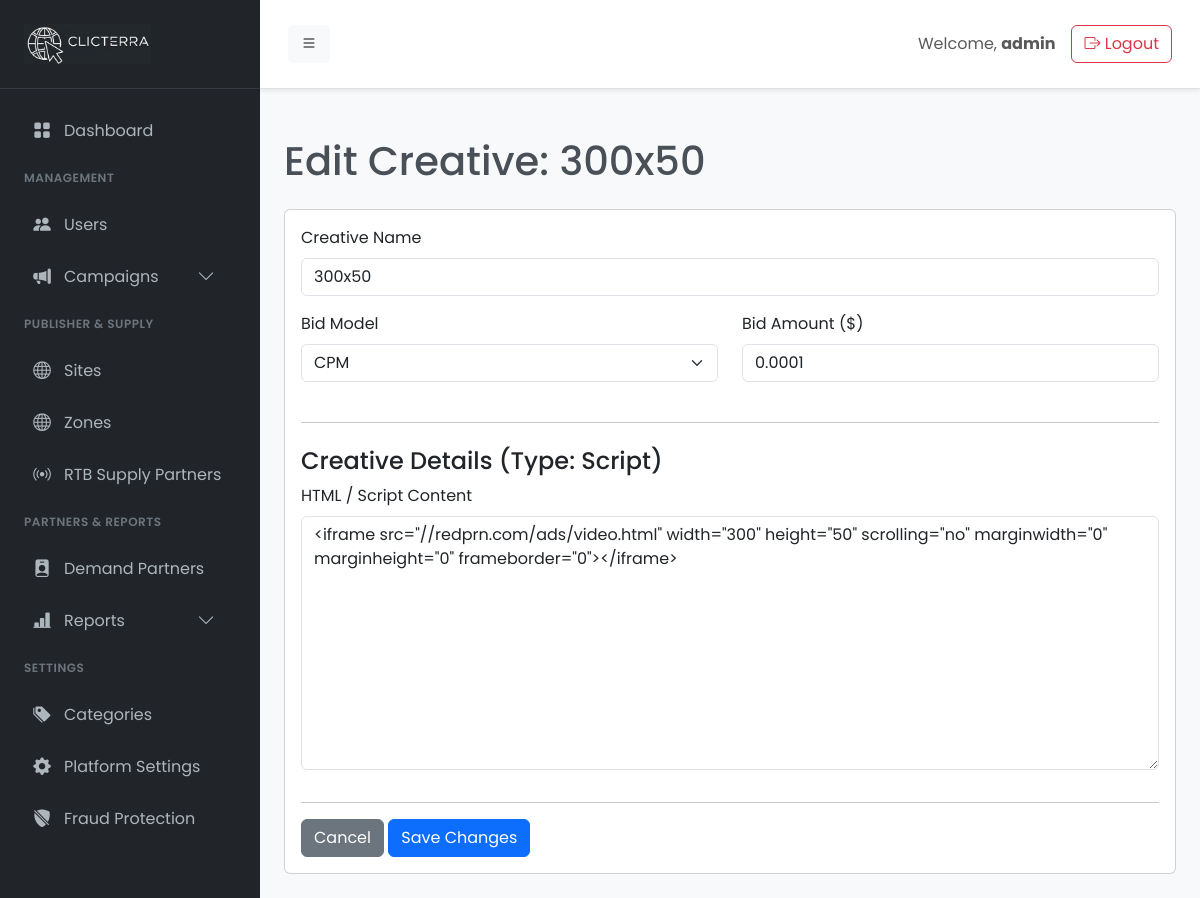
Page /admin/ron-creative-edit.php?id=64 (signed in) on the committed database.
### tables this page shows
CREATE TABLE `creatives` (
  `id` int(11) NOT NULL,
  `campaign_id` int(11) NOT NULL,
  `name` varchar(255) NOT NULL,
  `creative_type` enum('image','script') NOT NULL DEFAULT 'image',
  `bid_model` enum('cpc','cpm') NOT NULL,
  `bid_amount` decimal(10,4) NOT NULL,
  `image_url` varchar(255) DEFAULT NULL,
  `landing_url` varchar(2048) DEFAULT NULL,
  `script_content` text DEFAULT NULL,
  `sizes` varchar(255) NOT NULL COMMENT 'e.g., "300x250" or "all" for RTB',
  `status` enum('active','paused') DEFAULT 'active',
  `created_at` timestamp NULL DEFAULT current_timestamp()
);

### admin/ron-creative-edit.php (the view, shortened to what this page needs)
<?php
require_once __DIR__ . '/init.php';
$creative_id = filter_input(INPUT_GET, 'id', FILTER_VALIDATE_INT);
$stmt = $conn->prepare("SELECT * FROM creatives WHERE id = ?");
$stmt->bind_param("i", $creative_id);
$stmt->execute();
$creative = $stmt->get_result()->fetch_assoc();
$ad_sizes = [
    '300x250' => '300x250 - Medium Rectangle',
    '728x90' => '728x90 - Leaderboard',
    '160x600' => '160x600 - Wide Skyscraper',
    '320x50' => '320x50 - Mobile Leaderboard',
    '300x600' => '300x600 - Half Page',
    '970x250' => '970x250 - Billboard',
    'all' => 'All Sizes (for Script)'
];
?>
<?php require_once __DIR__ . '/templates/header.php'; ?>
<h1 class="mt-4 mb-4">Edit Creative: <?php echo htmlspecialchars($creative['name']); ?></h1>
<div class="card">
    <div class="card-body">
        <form action="ron-creative-action.php" method="POST" enctype="multipart/form-data">
            <div class="mb-3"><label class="form-label">Creative Name</label><input type="text" class="form-control" name="name" value="<?php echo htmlspecialchars($creative['name']); ?>" required></div>
            <div class="row">
                <div class="col-md-6 mb-3"><label class="form-label">Bid Model</label><select class="form-select" name="bid_model" required><option value="cpc" <?php if($creative['bid_model'] == 'cpc') echo 'selected'; ?>>CPC</option><option value="cpm" <?php if($creative['bid_model'] == 'cpm') echo 'selected'; ?>>CPM</option></select></div>
                <div class="col-md-6 mb-3"><label class="form-label">Bid Amount ($)</label><input type="number" step="0.0001" class="form-control" name="bid_amount" value="<?php echo htmlspecialchars($creative['bid_amount']); ?>" required></div>
            </div>
            <hr class="my-4">
            <h4>Creative Details (Type: <?php echo ucfirst($creative['creative_type']); ?>)</h4>
            <?php if ($creative['creative_type'] == 'image'): ?>
                <fieldset>
                    <div class="mb-3">
                        <label class="form-label">Current Image Preview</label>
                        <div>
                            <?php
                                $preview_url = $creative['image_url'];
                                if (strpos($preview_url, 'uploads/') === 0) {
                                    $preview_url = '../' . $preview_url;
                                }
                            ?>
                            <img src="<?php echo htmlspecialchars($preview_url); ?>" alt="Preview" style="max-width: 300px; max-height: 250px; border: 1px solid #ddd; padding: 5px;">
                        </div>
                    </div>
                    <div class="mb-3"><label class="form-label">Replace File (Optional)</label><input class="form-control" type="file" name="creative_file" id="upload_file_input"></div>
                    <div class="mb-3"><label class="form-label">Or Update Image URL (Hotlink)</label><input type="url" class="form-control" name="image_url" id="hotlink_url_input" value="<?php echo htmlspecialchars($creative['image_url']); ?>" placeholder="https://example.com/banner.jpg"></div>
                    <div class="mb-3"><label class="form-label">Ad Size</label><select class="form-select" name="sizes"><?php foreach($ad_sizes as $value => $label): ?><option value="<?php echo $value; ?>" <?php if($creative['sizes'] == $value) echo 'selected'; ?>><?php echo $label; ?></option><?php endforeach; ?></select></div>
                    <div class="mb-3"><label class="form-label">Landing Page URL</label><input type="url" class="form-control" name="landing_url" value="<?php echo htmlspecialchars($creative['landing_url']); ?>" required></div>
                </fieldset>
            <?php else:  ?>
                <fieldset>
                    <div class="mb-3"><label class="form-label">HTML / Script Content</label><textarea class="form-control" name="script_content" rows="10" required><?php echo htmlspecialchars($creative['script_content']); ?></textarea></div>
                </fieldset>
            <?php endif; ?>
            <hr>
            <a href="ron-creative.php?campaign_id=<?php echo $creative['campaign_id']; ?>" class="btn btn-secondary">Cancel</a>
            <button type="submit" name="update_creative" class="btn btn-primary">Save Changes</button>
        </form>
    </div>
</div>
<?php require_once __DIR__ . '/templates/footer.php'; ?>

### admin/assets/css/style.css (style rules this page uses)
body { font-family: 'Poppins', sans-serif; background-color: #f8f9fa; color: #495057; }

### rows in the picture
creatives: name "300x50", bid_model "CPM", bid_amount "0.0001", creative_type "Script", script_content "<iframe src=\"//redprn.com/ads/video.html\" width=\"300\" height=\"50\" scrolling=\"no\" marginwidth=\"0\" marginheight=\"0\" frameborder=\"0\"></iframe>"

### other values in the picture
$_SESSION['username'] "admin"
